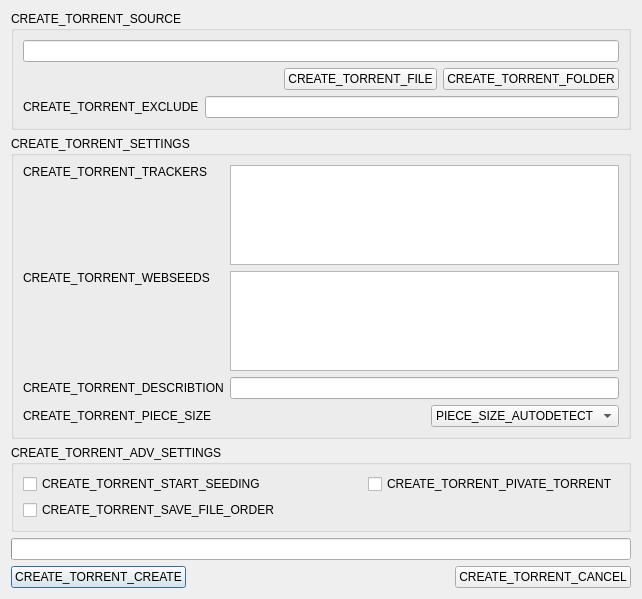
<?xml version="1.0" encoding="UTF-8"?>
<ui version="4.0">
 <class>CreateTorrentDialog</class>
 <widget class="QDialog" name="CreateTorrentDialog">
  <property name="geometry">
   <rect>
    <x>0</x>
    <y>0</y>
    <width>406</width>
    <height>564</height>
   </rect>
  </property>
  <property name="sizePolicy">
   <sizepolicy hsizetype="Fixed" vsizetype="Fixed">
    <horstretch>0</horstretch>
    <verstretch>0</verstretch>
   </sizepolicy>
  </property>
  <property name="maximumSize">
   <size>
    <width>406</width>
    <height>564</height>
   </size>
  </property>
  <property name="windowTitle">
   <string>DIALOG_TORRENT_CREATION</string>
  </property>
  <property name="windowIcon">
   <iconset resource="ltorrent.qrc">
    <normaloff>:/icons/app.ico</normaloff>:/icons/app.ico</iconset>
  </property>
  <layout class="QGridLayout" name="gridLayout_4">
   <property name="sizeConstraint">
    <enum>QLayout::SetFixedSize</enum>
   </property>
   <item row="1" column="0" colspan="3">
    <widget class="QGroupBox" name="groupBox_2">
     <property name="title">
      <string>CREATE_TORRENT_SETTINGS</string>
     </property>
     <layout class="QGridLayout" name="gridLayout_3">
      <item row="0" column="0">
       <widget class="QLabel" name="label">
        <property name="text">
         <string>CREATE_TORRENT_TRACKERS</string>
        </property>
       </widget>
      </item>
      <item row="0" column="1" rowspan="2" colspan="3">
       <widget class="QTextEdit" name="trackerEdit">
        <property name="maximumSize">
         <size>
          <width>16777215</width>
          <height>100</height>
         </size>
        </property>
       </widget>
      </item>
      <item row="1" column="0">
       <spacer name="verticalSpacer_2">
        <property name="orientation">
         <enum>Qt::Vertical</enum>
        </property>
        <property name="sizeHint" stdset="0">
         <size>
          <width>20</width>
          <height>65</height>
         </size>
        </property>
       </spacer>
      </item>
      <item row="2" column="0">
       <widget class="QLabel" name="label_2">
        <property name="text">
         <string>CREATE_TORRENT_WEBSEEDS</string>
        </property>
       </widget>
      </item>
      <item row="2" column="1" rowspan="2" colspan="3">
       <widget class="QTextEdit" name="webSeedEdit">
        <property name="maximumSize">
         <size>
          <width>16777215</width>
          <height>100</height>
         </size>
        </property>
       </widget>
      </item>
      <item row="3" column="0">
       <spacer name="verticalSpacer">
        <property name="orientation">
         <enum>Qt::Vertical</enum>
        </property>
        <property name="sizeHint" stdset="0">
         <size>
          <width>20</width>
          <height>66</height>
         </size>
        </property>
       </spacer>
      </item>
      <item row="4" column="0">
       <widget class="QLabel" name="label_3">
        <property name="text">
         <string>CREATE_TORRENT_DESCRIBTION</string>
        </property>
       </widget>
      </item>
      <item row="4" column="1" colspan="3">
       <widget class="QLineEdit" name="discribtionEdit"/>
      </item>
      <item row="5" column="0" colspan="2">
       <widget class="QLabel" name="label_4">
        <property name="text">
         <string>CREATE_TORRENT_PIECE_SIZE</string>
        </property>
       </widget>
      </item>
      <item row="5" column="2">
       <spacer name="horizontalSpacer_2">
        <property name="orientation">
         <enum>Qt::Horizontal</enum>
        </property>
        <property name="sizeHint" stdset="0">
         <size>
          <width>171</width>
          <height>20</height>
         </size>
        </property>
       </spacer>
      </item>
      <item row="5" column="3">
       <widget class="QComboBox" name="piceSizeComboBox">
        <item>
         <property name="text">
          <string>PIECE_SIZE_AUTODETECT</string>
         </property>
        </item>
        <item>
         <property name="text">
          <string>16Mb</string>
         </property>
        </item>
        <item>
         <property name="text">
          <string>8Mb</string>
         </property>
        </item>
        <item>
         <property name="text">
          <string>4Mb</string>
         </property>
        </item>
        <item>
         <property name="text">
          <string>2Mb</string>
         </property>
        </item>
        <item>
         <property name="text">
          <string>1Mb</string>
         </property>
        </item>
        <item>
         <property name="text">
          <string>512Kb</string>
         </property>
        </item>
        <item>
         <property name="text">
          <string>256Kb</string>
         </property>
        </item>
        <item>
         <property name="text">
          <string>128Kb</string>
         </property>
        </item>
        <item>
         <property name="text">
          <string>64Kb</string>
         </property>
        </item>
        <item>
         <property name="text">
          <string>32Kb</string>
         </property>
        </item>
        <item>
         <property name="text">
          <string>16Kb</string>
         </property>
        </item>
        <item>
         <property name="text">
          <string>8Kb</string>
         </property>
        </item>
       </widget>
      </item>
     </layout>
    </widget>
   </item>
   <item row="2" column="0" colspan="3">
    <widget class="QGroupBox" name="groupBox_3">
     <property name="title">
      <string>CREATE_TORRENT_ADV_SETTINGS</string>
     </property>
     <layout class="QGridLayout" name="gridLayout_2">
      <item row="0" column="0">
       <widget class="QCheckBox" name="startSeedCheckBox">
        <property name="text">
         <string>CREATE_TORRENT_START_SEEDING</string>
        </property>
       </widget>
      </item>
      <item row="0" column="1">
       <spacer name="horizontalSpacer_3">
        <property name="orientation">
         <enum>Qt::Horizontal</enum>
        </property>
        <property name="sizeHint" stdset="0">
         <size>
          <width>90</width>
          <height>20</height>
         </size>
        </property>
       </spacer>
      </item>
      <item row="0" column="2">
       <widget class="QCheckBox" name="privateCheckBox">
        <property name="text">
         <string>CREATE_TORRENT_PIVATE_TORRENT</string>
        </property>
       </widget>
      </item>
      <item row="1" column="0" colspan="2">
       <widget class="QCheckBox" name="saveOrderCheckBox">
        <property name="text">
         <string>CREATE_TORRENT_SAVE_FILE_ORDER</string>
        </property>
       </widget>
      </item>
      <item row="1" column="2">
       <spacer name="horizontalSpacer_4">
        <property name="orientation">
         <enum>Qt::Horizontal</enum>
        </property>
        <property name="sizeHint" stdset="0">
         <size>
          <width>158</width>
          <height>20</height>
         </size>
        </property>
       </spacer>
      </item>
     </layout>
    </widget>
   </item>
   <item row="3" column="0" colspan="3">
    <widget class="QProgressBar" name="progressBar">
     <property name="value">
      <number>0</number>
     </property>
     <property name="textVisible">
      <bool>false</bool>
     </property>
    </widget>
   </item>
   <item row="4" column="0">
    <widget class="QPushButton" name="createButton">
     <property name="text">
      <string>CREATE_TORRENT_CREATE</string>
     </property>
    </widget>
   </item>
   <item row="4" column="1">
    <spacer name="horizontalSpacer">
     <property name="orientation">
      <enum>Qt::Horizontal</enum>
     </property>
     <property name="sizeHint" stdset="0">
      <size>
       <width>226</width>
       <height>20</height>
      </size>
     </property>
    </spacer>
   </item>
   <item row="4" column="2">
    <widget class="QPushButton" name="cancelButton">
     <property name="text">
      <string>CREATE_TORRENT_CANCEL</string>
     </property>
    </widget>
   </item>
   <item row="0" column="0" colspan="3">
    <widget class="QGroupBox" name="groupBox">
     <property name="title">
      <string>CREATE_TORRENT_SOURCE</string>
     </property>
     <layout class="QGridLayout" name="gridLayout">
      <item row="1" column="0" colspan="2">
       <spacer name="horizontalSpacer_5">
        <property name="orientation">
         <enum>Qt::Horizontal</enum>
        </property>
        <property name="sizeHint" stdset="0">
         <size>
          <width>206</width>
          <height>20</height>
         </size>
        </property>
       </spacer>
      </item>
      <item row="1" column="2">
       <widget class="QPushButton" name="browseFileButton">
        <property name="text">
         <string>CREATE_TORRENT_FILE</string>
        </property>
       </widget>
      </item>
      <item row="1" column="3">
       <widget class="QPushButton" name="browseDirButton">
        <property name="text">
         <string>CREATE_TORRENT_FOLDER</string>
        </property>
       </widget>
      </item>
      <item row="2" column="0">
       <widget class="QLabel" name="label_5">
        <property name="text">
         <string>CREATE_TORRENT_EXCLUDE</string>
        </property>
       </widget>
      </item>
      <item row="2" column="1" colspan="3">
       <widget class="QLineEdit" name="filterEdit"/>
      </item>
      <item row="0" column="0" colspan="4">
       <widget class="QLineEdit" name="pathEdit"/>
      </item>
     </layout>
    </widget>
   </item>
  </layout>
 </widget>
 <resources>
  <include location="ltorrent.qrc"/>
 </resources>
 <connections>
  <connection>
   <sender>browseDirButton</sender>
   <signal>clicked()</signal>
   <receiver>CreateTorrentDialog</receiver>
   <slot>BrowseDir()</slot>
   <hints>
    <hint type="sourcelabel">
     <x>349</x>
     <y>69</y>
    </hint>
    <hint type="destinationlabel">
     <x>202</x>
     <y>252</y>
    </hint>
   </hints>
  </connection>
  <connection>
   <sender>browseFileButton</sender>
   <signal>clicked()</signal>
   <receiver>CreateTorrentDialog</receiver>
   <slot>BrowseFile()</slot>
   <hints>
    <hint type="sourcelabel">
     <x>268</x>
     <y>69</y>
    </hint>
    <hint type="destinationlabel">
     <x>202</x>
     <y>281</y>
    </hint>
   </hints>
  </connection>
  <connection>
   <sender>createButton</sender>
   <signal>clicked()</signal>
   <receiver>CreateTorrentDialog</receiver>
   <slot>BeginCreate()</slot>
   <hints>
    <hint type="sourcelabel">
     <x>46</x>
     <y>543</y>
    </hint>
    <hint type="destinationlabel">
     <x>202</x>
     <y>281</y>
    </hint>
   </hints>
  </connection>
  <connection>
   <sender>cancelButton</sender>
   <signal>clicked()</signal>
   <receiver>CreateTorrentDialog</receiver>
   <slot>Cancel()</slot>
   <hints>
    <hint type="sourcelabel">
     <x>359</x>
     <y>543</y>
    </hint>
    <hint type="destinationlabel">
     <x>202</x>
     <y>281</y>
    </hint>
   </hints>
  </connection>
 </connections>
 <slots>
  <slot>BrowseDir()</slot>
  <slot>BrowseFile()</slot>
  <slot>BeginCreate()</slot>
  <slot>Cancel()</slot>
 </slots>
</ui>
